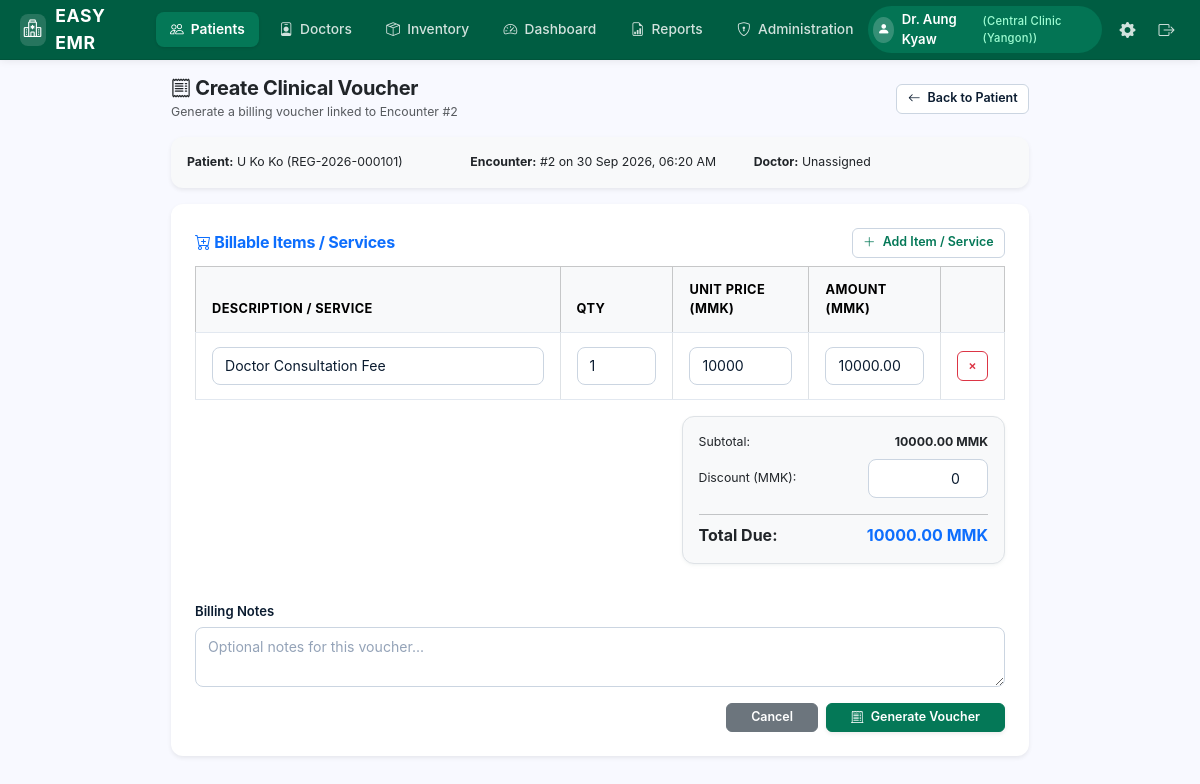
Page /billing/vouchers/new?encounter_id=2 (signed in) on the committed database.
### app/models.py (models this page shows, shortened)
class Account(db.Model):
    __tablename__ = 'accounts'
    id = db.Column(db.Integer, primary_key=True)
    phone_number = db.Column(db.String(32), unique=True, nullable=False, index=True)
    clinic_name = db.Column(db.String(128), nullable=False, default='Central Clinic')
    doctor_name = db.Column(db.String(128), nullable=False, default='Dr. Aung Kyaw')
    password_hash = db.Column(db.String(255), nullable=False)
    is_active = db.Column(db.Boolean, default=True, nullable=False)
    created_at = db.Column(db.DateTime, default=datetime.utcnow, nullable=False)
    updated_at = db.Column(db.DateTime, default=datetime.utcnow, onupdate=datetime.utcnow, nullable=False)
    def is_administrator(self):
        return True

class Encounter(db.Model):
    __tablename__ = 'encounters'
    id = db.Column(db.Integer, primary_key=True)
    patient_id = db.Column(db.Integer, db.ForeignKey('patients.id', ondelete='RESTRICT'), nullable=False, index=True)
    doctor_id = db.Column(db.Integer, db.ForeignKey('doctors.id', ondelete='SET NULL'), nullable=True, index=True)
    encounter_date = db.Column(db.DateTime, default=datetime.utcnow, nullable=False, index=True)
    status = db.Column(db.String(32), default='completed', nullable=False)  # 'draft', 'completed', 'cancelled'
    hopi = db.Column(db.Text, nullable=True)
    examination = db.Column(db.Text, nullable=True)
    created_at = db.Column(db.DateTime, default=datetime.utcnow, nullable=False)
    updated_at = db.Column(db.DateTime, default=datetime.utcnow, onupdate=datetime.utcnow, nullable=False)
    history = db.relationship(
        'EncounterHistory',
        backref='encounter',
        uselist=False,
        cascade='all, delete-orphan'
    )
    vitals = db.relationship(
        'EncounterVital',
        backref='encounter',
        cascade='all, delete-orphan',
        lazy='selectin',
        order_by='desc(EncounterVital.recorded_at)'
    )
    diagnoses = db.relationship(
        'EncounterDiagnosis',
        backref='encounter',
        cascade='all, delete-orphan',
        lazy='selectin',
        order_by='EncounterDiagnosis.order_index'
    )
    prescriptions = db.relationship(
        'Prescription',
        backref='encounter',
        cascade='all, delete-orphan',
        lazy='selectin'
    )
    investigations_rel = db.relationship(
        'Investigation',
        backref='encounter',
        cascade='all, delete-orphan',
        lazy='selectin'
    )
    procedures = db.relationship(
        'Procedure',
        backref='encounter',
        cascade='all, delete-orphan',
        lazy='selectin'
    )
    vouchers = db.relationship(
        'Voucher',
        backref='encounter',
        lazy='dynamic',
        order_by='desc(Voucher.voucher_date)'
    )
    appointment = db.relationship(
        'Appointment',
        backref=db.backref('linked_encounter', uselist=False),
        uselist=False
    )

class Patient(db.Model):
    __tablename__ = 'patients'
    id = db.Column(db.Integer, primary_key=True)
    registration_number = db.Column(db.String(64), unique=True, nullable=False, index=True)
    sir_name = db.Column(db.String(32), nullable=False)
    patient_name = db.Column(db.String(128), nullable=False, index=True)
    gender = db.Column(db.String(16), nullable=False)  # 'Male', 'Female'
    date_of_birth = db.Column(db.Date, nullable=True, index=True)
    marital_status = db.Column(db.String(32), nullable=True)
    occupation = db.Column(db.String(128), nullable=True)
    blood_group = db.Column(db.String(16), nullable=True)
    guardian_name = db.Column(db.String(128), nullable=True)
    guardian_relationship = db.Column(db.String(64), nullable=True)
    guardian_phone = db.Column(db.String(64), nullable=True)
    nrc_number = db.Column(db.String(64), nullable=True, index=True)
    email = db.Column(db.String(128), nullable=True)
    address = db.Column(db.Text, nullable=True)
    city_township = db.Column(db.String(128), nullable=True)
    state_region = db.Column(db.String(128), nullable=True)
    patient_summary = db.Column(db.Text, nullable=True)
    notes = db.Column(db.Text, nullable=True)
    is_active = db.Column(db.Boolean, default=True, nullable=False)
    created_at = db.Column(db.DateTime, default=datetime.utcnow, nullable=False)
    updated_at = db.Column(db.DateTime, default=datetime.utcnow, onupdate=datetime.utcnow, nullable=False)
    phones = db.relationship(
        'PatientPhone',
        backref='patient',
        cascade='all, delete-orphan',
        lazy='selectin',
        order_by='desc(PatientPhone.is_primary), PatientPhone.id'
    )
    encounters = db.relationship(
        'Encounter',
        backref='patient',
        lazy='dynamic',
        order_by='desc(Encounter.encounter_date)'
    )
    appointments = db.relationship(
        'Appointment',
        backref='patient',
        lazy='dynamic',
        order_by='desc(Appointment.appointment_date)'
    )
    investigations = db.relationship(
        'Investigation',
        backref='patient',
        lazy='dynamic',
        order_by='desc(Investigation.ordered_date)'
    )
    vouchers = db.relationship(
        'Voucher',
        backref='patient',
        lazy='dynamic',
        order_by='desc(Voucher.voucher_date)'
    )
    @property
    def full_name(self):
        return f"{self.sir_name} {self.patient_name}".strip()

### app/routes.py (the view, shortened to what this page needs)
@billing_bp.route('/billing/vouchers/new', methods=['GET', 'POST'])
@login_required
def new_voucher():
    encounter_id = request.args.get('encounter_id', type=int)
    if not encounter_id and request.method == 'GET':
        flash('Encounter must be selected to create a voucher.', 'warning')
        return redirect(url_for('patients.patients_list'))
    encounter = Encounter.query.get_or_404(encounter_id)
    patient = encounter.patient
    return render_template(
        'billing/form.html',
        encounter=encounter,
        patient=patient,
        active_tab='patients',
        sub_view='patients'
    )

### app/templates/billing/form.html (shortened to what this page needs)
{% extends "base.html" %}
{% block content %}
<div class="row justify-content-center">
    <div class="col-lg-9">
        <div class="d-flex justify-content-between align-items-center mb-3">
            <div>
                <h5 class="fw-bold mb-0 text-dark"><i class="bi bi-receipt"></i> Create Clinical Voucher</h5>
                <small class="text-muted">Generate a billing voucher linked to Encounter #{{ encounter.id }}</small>
            </div>
            <a href="{{ url_for('patients.patient_detail', patient_id=patient.id) }}" class="btn btn-outline-secondary btn-sm">
                <i class="bi bi-arrow-left"></i> Back to Patient
            </a>
        </div>
        <div class="card border-0 shadow-sm mb-3 bg-light">
            <div class="card-body p-3">
                <div class="row small">
                    <div class="col-md-4">
                        <strong>Patient:</strong> {{ patient.full_name }} ({{ patient.registration_number }})
                    </div>
                    <div class="col-md-4">
                        <strong>Encounter:</strong> #{{ encounter.id }} on {{ encounter.encounter_date.strftime('%d %b %Y, %I:%M %p') }}
                    </div>
                    <div class="col-md-4">
                        <strong>Doctor:</strong> {{ encounter.doctor.display_name if encounter.doctor else 'Unassigned' }}
                    </div>
                </div>
            </div>
        </div>
        <form method="POST" action="{{ url_for('billing.new_voucher', encounter_id=encounter.id) }}" class="card border-0 shadow-sm p-4">
            <div class="d-flex justify-content-between align-items-center mb-2">
                <h6 class="fw-bold mb-0 text-primary"><i class="bi bi-cart-plus"></i> Billable Items / Services</h6>
                <button type="button" class="btn btn-outline-primary btn-sm" id="btn-add-voucher-item">
                    <i class="bi bi-plus-lg"></i> Add Item / Service
                </button>
            </div>
            <div class="table-responsive mb-3">
                <table class="table table-bordered align-middle small mb-0">
                    <thead class="table-light">
                        <tr>
                            <th style="width: 50%;">Description / Service</th>
                            <th style="width: 15%;">Qty</th>
                            <th style="width: 18%;">Unit Price (MMK)</th>
                            <th style="width: 17%;">Amount (MMK)</th>
                            <th style="width: 5%;"></th>
                        </tr>
                    </thead>
                    <tbody id="voucher-items-tbody">
                        <tr class="voucher-item-row">
                            <td><input type="text" name="item_desc[]" class="form-control form-control-sm" placeholder="Consultation Fee / Medicine / Lab / Procedure" value="Doctor Consultation Fee" required></td>
                            <td><input type="number" step="any" name="item_qty[]" class="form-control form-control-sm item-calc-qty" value="1" required></td>
                            <td><input type="number" step="any" name="item_price[]" class="form-control form-control-sm item-calc-price" value="10000" required></td>
                            <td><input type="text" class="form-control form-control-sm item-calc-amount" readonly value="10000.00"></td>
                            <td><button type="button" class="btn btn-outline-danger btn-sm remove-row-btn">&times;</button></td>
                        </tr>
                    </tbody>
                </table>
            </div>
            <div class="row justify-content-end mb-3">
                <div class="col-md-5">
                    <div class="card border bg-light p-3 small">
                        <div class="d-flex justify-content-between mb-2">
                            <span>Subtotal:</span>
                            <strong><span id="voucher_subtotal_display">10000.00</span> MMK</strong>
                        </div>
                        <div class="d-flex justify-content-between align-items-center mb-2">
                            <span>Discount (MMK):</span>
                            <input type="number" step="any" name="discount" id="voucher_discount" class="form-control form-control-sm text-end" style="width: 120px;" value="0">
                        </div>
                        <hr class="my-2">
                        <div class="d-flex justify-content-between fs-6">
                            <strong>Total Due:</strong>
                            <strong class="text-primary"><span id="voucher_total_display">10000.00</span> MMK</strong>
                        </div>
                    </div>
                </div>
            </div>
            <div class="mb-3">
                <label for="notes" class="form-label small fw-semibold">Billing Notes</label>
                <textarea name="notes" id="notes" rows="2" class="form-control form-control-sm" placeholder="Optional notes for this voucher..."></textarea>
            </div>
            <div class="d-flex justify-content-end gap-2">
                <a href="{{ url_for('patients.patient_detail', patient_id=patient.id) }}" class="btn btn-secondary btn-sm px-4">Cancel</a>
                <button type="submit" class="btn btn-primary btn-sm px-4 shadow-sm">
                    <i class="bi bi-receipt-cutoff"></i> Generate Voucher
                </button>
            </div>
        </form>
    </div>
</div>
{% endblock %}

### app/templates/base.html (shortened to what this page needs)
<!DOCTYPE html>
<html lang="en">
<head>
    <link rel="stylesheet" href="https://cdn.jsdelivr.net/npm/bootstrap@5.3.3/dist/css/bootstrap.min.css">
    <link rel="stylesheet" href="https://cdn.jsdelivr.net/npm/bootstrap-icons@1.11.3/font/bootstrap-icons.min.css">
    <link rel="stylesheet" href="{{ url_for('static', filename='css/custom.css') }}?v=3.0">
</head>
<body>
    {% if current_user %}
    <nav class="clinic-navbar">
        <a href="{{ url_for('patients.patients_list') }}" class="clinic-brand">
            <span class="clinic-brand-icon"><i class="bi bi-hospital"></i></span>
            <span>EASY EMR</span>
        </a>
        <ul class="clinic-nav-tabs">
            <li>
                <a href="{{ url_for('patients.patients_list') }}" class="clinic-nav-link {% if active_tab == 'patients' %}active{% endif %}">
                    <i class="bi bi-people"></i> Patients
                </a>
            </li>
            <li>
                <a href="{{ url_for('doctors.doctors_list') }}" class="clinic-nav-link {% if active_tab == 'doctors' %}active{% endif %}">
                    <i class="bi bi-person-badge"></i> Doctors
                </a>
            </li>
            <li>
                <a href="{{ url_for('inventory.inventory_list') }}" class="clinic-nav-link {% if active_tab == 'inventory' %}active{% endif %}">
                    <i class="bi bi-box-seam"></i> Inventory
                </a>
            </li>
            <li>
                <a href="{{ url_for('dashboard.index') }}" class="clinic-nav-link {% if active_tab == 'dashboard' %}active{% endif %}">
                    <i class="bi bi-speedometer2"></i> Dashboard
                </a>
            </li>
            <li>
                <a href="{{ url_for('reports.index') }}" class="clinic-nav-link {% if active_tab == 'reports' %}active{% endif %}">
                    <i class="bi bi-file-earmark-bar-graph"></i> Reports
                </a>
            </li>
            {% if current_user.is_administrator() %}
            <li>
                <a href="{{ url_for('administration.users_list') }}" class="clinic-nav-link {% if active_tab == 'administration' %}active{% endif %}">
                    <i class="bi bi-shield-lock"></i> Administration
                </a>
            </li>
            {% endif %}
        </ul>
        <div class="clinic-nav-right">
            <div class="user-profile-pill">
                <span class="user-avatar-circle"><i class="bi bi-person-fill"></i></span>
                <span>{{ current_user.doctor_name if current_user.doctor_name else current_user.username }}</span>
                <span class="user-role-badge">({{ current_user.clinic_name if current_user.clinic_name else (current_user.phone_number or current_user.role) }})</span>
            </div>
            {% if current_user.is_administrator() %}
            <a href="{{ url_for('settings.index') }}" class="settings-gear-btn {% if active_tab == 'settings' %}active{% endif %}" title="Global Settings">
                <i class="bi bi-gear-fill"></i>
            </a>
            {% endif %}
            <a href="{{ url_for('auth.logout') }}" class="logout-btn" title="Logout" data-turbo="false" data-no-instant>
                <i class="bi bi-box-arrow-right"></i>
            </a>
        </div>
    </nav>
    {% endif %}
    <main class="container-fluid py-3 px-4">
        {% block content %}{% endblock %}
    </main>
</body>
</html>

### rows in the picture
Account: doctor_name "Dr. Aung Kyaw", clinic_name "Central Clinic (Yangon)"
Encounter: id "2", encounter_date "30 Sep 2026, 06:20 AM"
Patient: full_name "U Ko Ko", registration_number "REG-2026-000101"

### other values in the picture
{{ encounter.doctor.display_name if encounter.doctor else 'Unassigned' }} "Unassigned"
